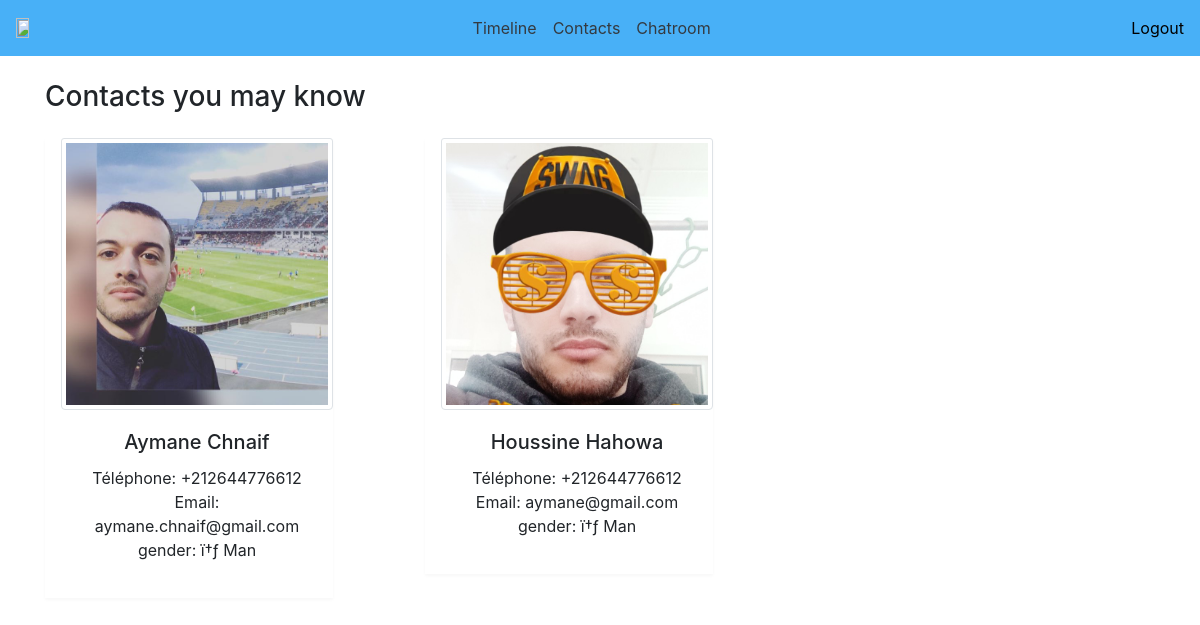
The app's page /contacts.php (signed in) with its own data.
### tables this page shows
CREATE TABLE `images` (
  `id` int(11) NOT NULL,
  `images` varchar(500) NOT NULL,
  `id_user` int(11) NOT NULL
);

CREATE TABLE `register` (
  `id` int(11) NOT NULL,
  `email` varchar(200) NOT NULL,
  `firstname` varchar(200) NOT NULL,
  `lastname` varchar(200) NOT NULL,
  `telephone` varchar(50) NOT NULL,
  `password` varchar(200) NOT NULL,
  `sex` varchar(200) NOT NULL,
  `status` bigint(20) NOT NULL
);

### contacts.php (the view, shortened to what this page needs)
<?php
    require("style.php");
    require("navbar.php");
    require("db.php");
    if(isset($_SESSION['email']) && isset($_SESSION['password'])){
        $idsesion = $_SESSION['id'];
?>
<div class="container mt-4">
    <h3 class="mb-4">Contacts you may know</h3>
    <div class="row">
<?php
        $sql ="SELECT * FROM `register` WHERE id != '$idsesion'";
        $result = mysqli_query($conn, $sql);
        while($rows = mysqli_fetch_assoc($result)){
            $userid = $rows['id'];
            $query="SELECT * FROM `images` WHERE id_user = '$userid'";
            $rslt = mysqli_query($conn, $query);
            while($row = mysqli_fetch_assoc($rslt)){
?>
        <div class="text-center col-md-4">
            <div class="card pl-3" style="width: 18rem;">
                <img src="<?php echo $row['images']?>" class="card-img-top img-fluid img-thumbnail" alt="profile-image">
                <div class="card-body">
                    <h5 class="card-title"><?php echo $rows['firstname']?> <?php echo $rows['lastname']?></h5>
                    <p class="card-text">
                        Téléphone: <?php echo $rows['telephone']?><br>
                        Email: <?php echo $rows['email']?><br>
                        gender: <?php echo $rows['sex']?>
                    </p>
                </div>
            </div>
        </div>
<?php
        }
    }
?>
    </div>
</div>
<?php
    }
?>

### style.php (shortened to what this page needs)
<!doctype html>
<html lang="ENG">
<head>
    <link rel="stylesheet" href="css/bootstrap.css">
    <link rel="stylesheet" href="css/all.min.css">
</head>

### navbar.php (shortened to what this page needs)
<nav class="navbar navbar-expand-lg navbar-light divbg">
    <a class="navbar-brand" href="timeline"><img src="images/WF3 chat.png" width="80%"></a>
    <div class="collapse navbar-collapse" id="navbarSupportedContent">
        <ul class="navbar-nav mr-auto mx-auto">
            <li class="nav-item">
                <a class="nav-link text-dark" href="timeline">Timeline <span class="sr-only">(current)</span></a>
            </li>
            <li class="nav-item">
                <a class="nav-link text-dark" href="contacts">Contacts</a>
            </li>
            <li class="nav-item">
                <a class="nav-link text-dark" href="chatroom" target="blanket">Chatroom</a>
            </li>
        </ul>
        <div class="form-inline my-2 my-lg-0">
            <a href="logout" class="link">Logout</a>
        </div>
    </div>
</nav>

### style.php (style rules this page uses)
.divbg { background-color: #48b0f7; }
.link { text-decoration: none; color: black; }
.card { border: 0; border-radius: 0px; margin-bottom: 30px; -webkit-box-shadow: 0 2px 3px rgba(0, 0, 0, 0.03); box-shadow: 0 2px 3px rgba(0, 0, 0, 0.03); -webkit-transition: .5s; transition: .5s }

### records on screen
images: images (picture), id_user.firstname "Aymane", id_user.lastname "Chnaif", id_user.telephone "+212644776612", id_user.email "aymane.chnaif@gmail.com", id_user.sex "ï†ƒ Man"
images: images (picture), id_user.firstname "Houssine", id_user.lastname "Hahowa", id_user.telephone "+212644776612", id_user.email "aymane@gmail.com", id_user.sex "ï†ƒ Man"
